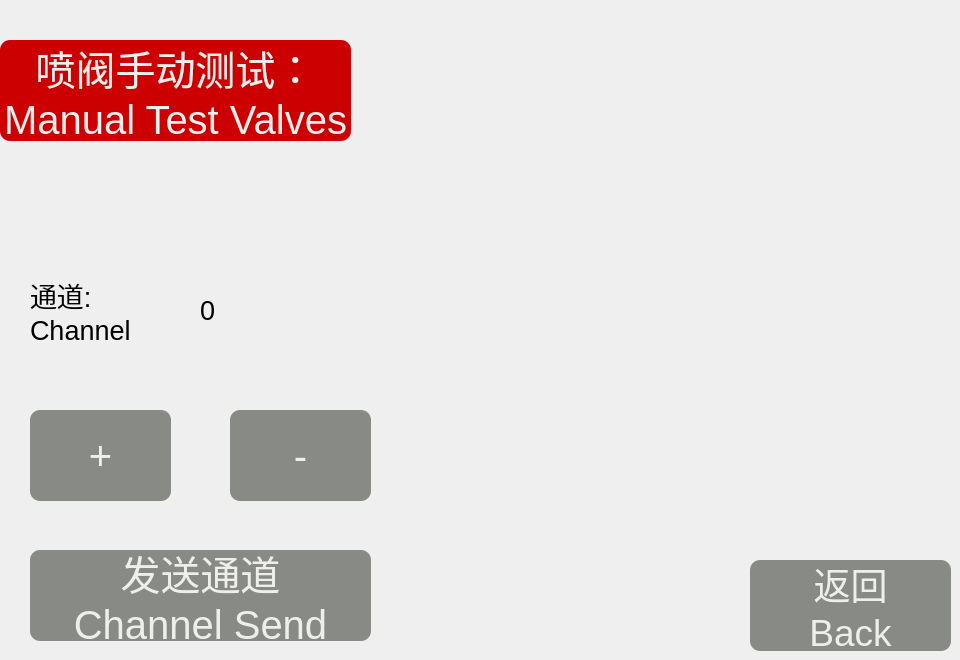
   <widget class="QWidget" name="tab">
    <attribute name="title">
     <string>Page</string>
    </attribute>
    <widget class="QLabel" name="label_7_1">
     <property name="geometry">
      <rect>
       <x>0</x>
       <y>40</y>
       <width>351</width>
       <height>101</height>
      </rect>
     </property>
     <property name="font">
      <font>
       <pointsize>30</pointsize>
      </font>
     </property>
     <property name="styleSheet">
      <string notr="true">color: rgb(238, 238, 236);
background-color: rgb(204, 0, 0);
border-radius:10px;</string>
     </property>
     <property name="text">
      <string>喷阀手动测试：
Manual Test Valves</string>
     </property>
     <property name="alignment">
      <set>Qt::AlignCenter</set>
     </property>
    </widget>
    <widget class="QLabel" name="label">
     <property name="geometry">
      <rect>
       <x>30</x>
       <y>260</y>
       <width>131</width>
       <height>101</height>
      </rect>
     </property>
     <property name="font">
      <font>
       <pointsize>20</pointsize>
      </font>
     </property>
     <property name="text">
      <string>通道:
Channel</string>
     </property>
    </widget>
    <widget class="QLabel" name="label_channel">
     <property name="geometry">
      <rect>
       <x>200</x>
       <y>260</y>
       <width>131</width>
       <height>101</height>
      </rect>
     </property>
     <property name="font">
      <font>
       <pointsize>20</pointsize>
      </font>
     </property>
     <property name="text">
      <string>0</string>
     </property>
    </widget>
    <widget class="QPushButton" name="btn_channel_up">
     <property name="geometry">
      <rect>
       <x>30</x>
       <y>410</y>
       <width>141</width>
       <height>91</height>
      </rect>
     </property>
     <property name="font">
      <font>
       <pointsize>30</pointsize>
      </font>
     </property>
     <property name="styleSheet">
      <string notr="true">color: rgb(238, 238, 236);
background-color: rgb(136, 138, 133);
border-radius:10px;</string>
     </property>
     <property name="text">
      <string>+</string>
     </property>
    </widget>
    <widget class="QPushButton" name="btn_channel_down">
     <property name="geometry">
      <rect>
       <x>230</x>
       <y>410</y>
       <width>141</width>
       <height>91</height>
      </rect>
     </property>
     <property name="font">
      <font>
       <pointsize>30</pointsize>
      </font>
     </property>
     <property name="styleSheet">
      <string notr="true">color: rgb(238, 238, 236);
background-color: rgb(136, 138, 133);
border-radius:10px;</string>
     </property>
     <property name="text">
      <string>-</string>
     </property>
    </widget>
    <widget class="QPushButton" name="btn_Tab7_3">
     <property name="geometry">
      <rect>
       <x>750</x>
       <y>560</y>
       <width>201</width>
       <height>91</height>
      </rect>
     </property>
     <property name="font">
      <font>
       <pointsize>28</pointsize>
      </font>
     </property>
     <property name="styleSheet">
      <string notr="true">color: rgb(238, 238, 236);
background-color: rgb(136, 138, 133);
border-radius:10px;</string>
     </property>
     <property name="text">
      <string>返回
Back</string>
     </property>
    </widget>
    <widget class="QPushButton" name="btn_channel_send">
     <property name="geometry">
      <rect>
       <x>30</x>
       <y>550</y>
       <width>341</width>
       <height>91</height>
      </rect>
     </property>
     <property name="font">
      <font>
       <pointsize>30</pointsize>
      </font>
     </property>
     <property name="styleSheet">
      <string notr="true">color: rgb(238, 238, 236);
background-color: rgb(136, 138, 133);
border-radius:10px;</string>
     </property>
     <property name="text">
      <string>发送通道
Channel Send</string>
     </property>
    </widget>
   </widget>
